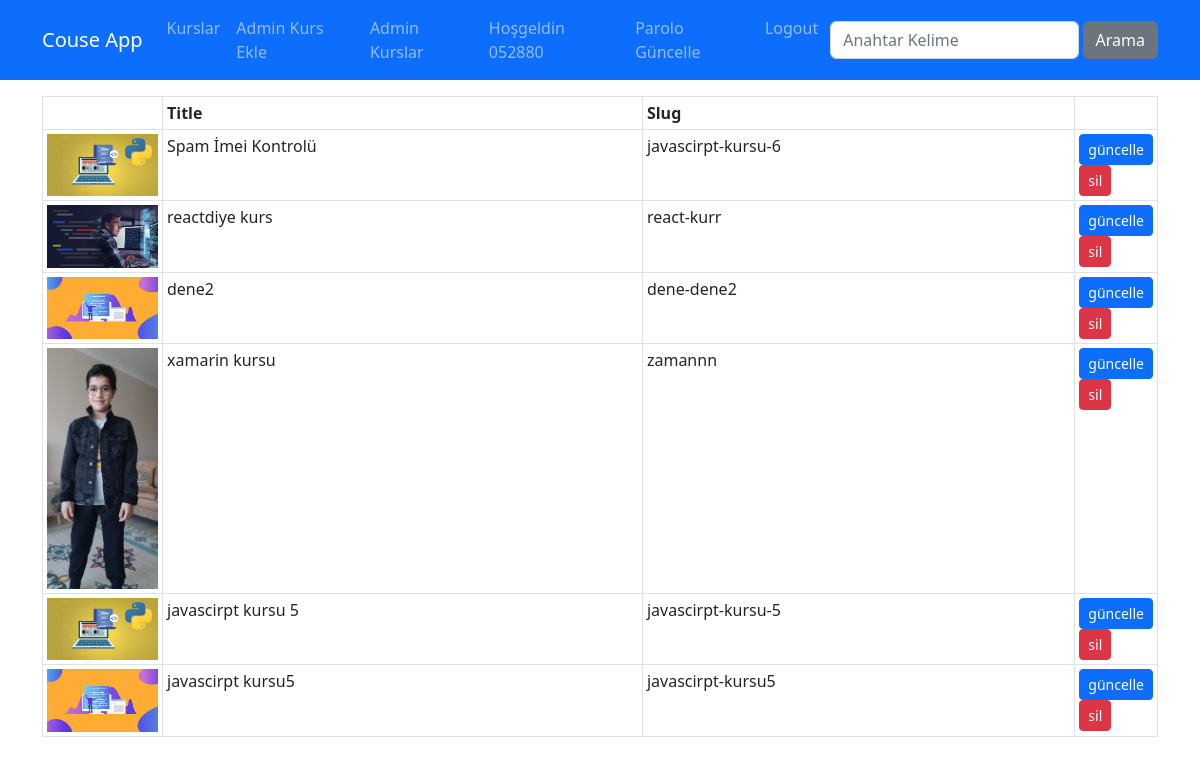
Page /kurslar/course-list (signed in) on the committed database.
### courses/models.py (models this page shows, shortened)
class Course(models.Model):
    title = models.CharField(max_length=50)
    subtitle = models.CharField(max_length=100, default="")
    description = RichTextField()
    image = models.ImageField(upload_to="images", default="")
    date= models.DateField(auto_now=True)
    isActive = models.BooleanField(default=False)
    isHome = models.BooleanField(default=False)
    slug = models.SlugField(default="",blank=True, null=False, unique=True, db_index=True)
    category = models.ForeignKey(Category,default=1,on_delete=models.CASCADE)

### courses/views.py (the view)
# urls.py: path('course-list', views.course_list, name="course_list"),
@user_passes_test(isAdmin)
@login_required()
def course_list(request):
    kurslar = Course.objects.all()
    return render(request , 'courses/course-list.html' , {
        'courses' : kurslar
    })

### courses/views.py (called while the page is built)
def isAdmin(user):
    return user.is_superuser

### courses/templates/courses/course-list.html (shortened to what this page needs)
{% extends 'layout.html' %}
{% load static %}
{% block content %}
    <div class="container mt-3">
        <div class="row">
            <div class="col-12">
                <table class="table table-sm table-bordered">
                    <thead>
                        <tr>
                            <th style="width:120px;"></th>
                            <th>Title</th>
                            <th>Slug</th>
                            <th style="width:70px;"></th>
                        </tr>
                        </thead>
                        <tbody>
                            {% for course in courses %}
                                <tr>
                                    <td>
                                        <img src="{{ course.image.url }}" class="img-fluid">
                                    </td>
                                    <td>{{ course.title }}</td>
                                    <td>{{ course.slug }}</td>
                                    <td>
                                        <a href="{% url 'course_edit' course.id %}" class="btn btn-primary btn-sm">güncelle</a>
                                        <a href="{% url 'course_delete' course.id %}" class="btn btn-danger btn-sm">sil</a>
                                    </td>
                                </tr>
                            {% endfor %}
                        </tbody>
                </table>
            </div>
        </div>
    </div>
{% endblock content %}

### templates/layout.html (shortened to what this page needs)
{% load static %}
<!DOCTYPE html>
<html lang="en">
<head>
    <link rel="stylesheet" href="{% static 'css/bootstrap.min.css' %}"/>
</head>
<body>
    {% include 'partials/_nav.html' %}
    {% block content %}{% endblock content %}
</body>
</html>

### templates/partials/_nav.html (shortened to what this page needs)
<nav class="navbar navbar-expand-lg bg-primary navbar-dark">
    <div class="container">
        <a href="{% url 'index' %}" class="navbar-brand">Couse App</a>
        <div class="collapse navbar-collapse" id="navbar">
            <ul class="navbar-nav me-auto">
                <li class="nav-item">
                <a href="{% url 'index' %}" class="nav-link">Kurslar</a>
                </li>
                {% if user.is_superuser %}
                    <li class="nav-item">
                        <a href="{% url 'create_course' %}" class="nav-link">Admin Kurs Ekle</a>
                    </li>
                    <li class="nav-item">
                        <a href="{% url 'course_list' %}" class="nav-link">Admin Kurslar</a>
                    </li>
                {% endif %}
            </ul>
            <ul class="navbar-nav me-1">
                {% if user.is_authenticated %}
                    <li class="nav-item">
                        <a href="#" class="nav-link">Hoşgeldin {{ user.username }}</a>
                    </li>
                    <li class="nav-item">
                        <a href="{% url 'change_password' %}" class="nav-link">Parolo Güncelle</a>
                    </li>
                    <li class="nav-item">
                        <a href="{% url 'user_logout' %}" class="nav-link">Logout</a>
                    </li>
                {% endif %}
            </ul>
            <form class="d-flex" action="{% url 'search' %}">
                <input class="form-control me-1" type="text" name="q" placeholder="Anahtar Kelime">
                <button type="submit" class="btn btn-secondary">Arama</button>
            </form>
        </div>
    </div>
</nav>

### rows in the picture
Course: image (picture), title "Spam İmei Kontrolü", slug "javascirpt-kursu-6"
Course: image (picture), title "reactdiye kurs", slug "react-kurr"
Course: image (picture), title "dene2", slug "dene-dene2"
Course: image (picture), title "xamarin kursu", slug "zamannn"
Course: image (picture), title "javascirpt kursu 5", slug "javascirpt-kursu-5"
Course: image (picture), title "javascirpt kursu5", slug "javascirpt-kursu5"

### other values in the picture
{{ user.username }} "052880"
